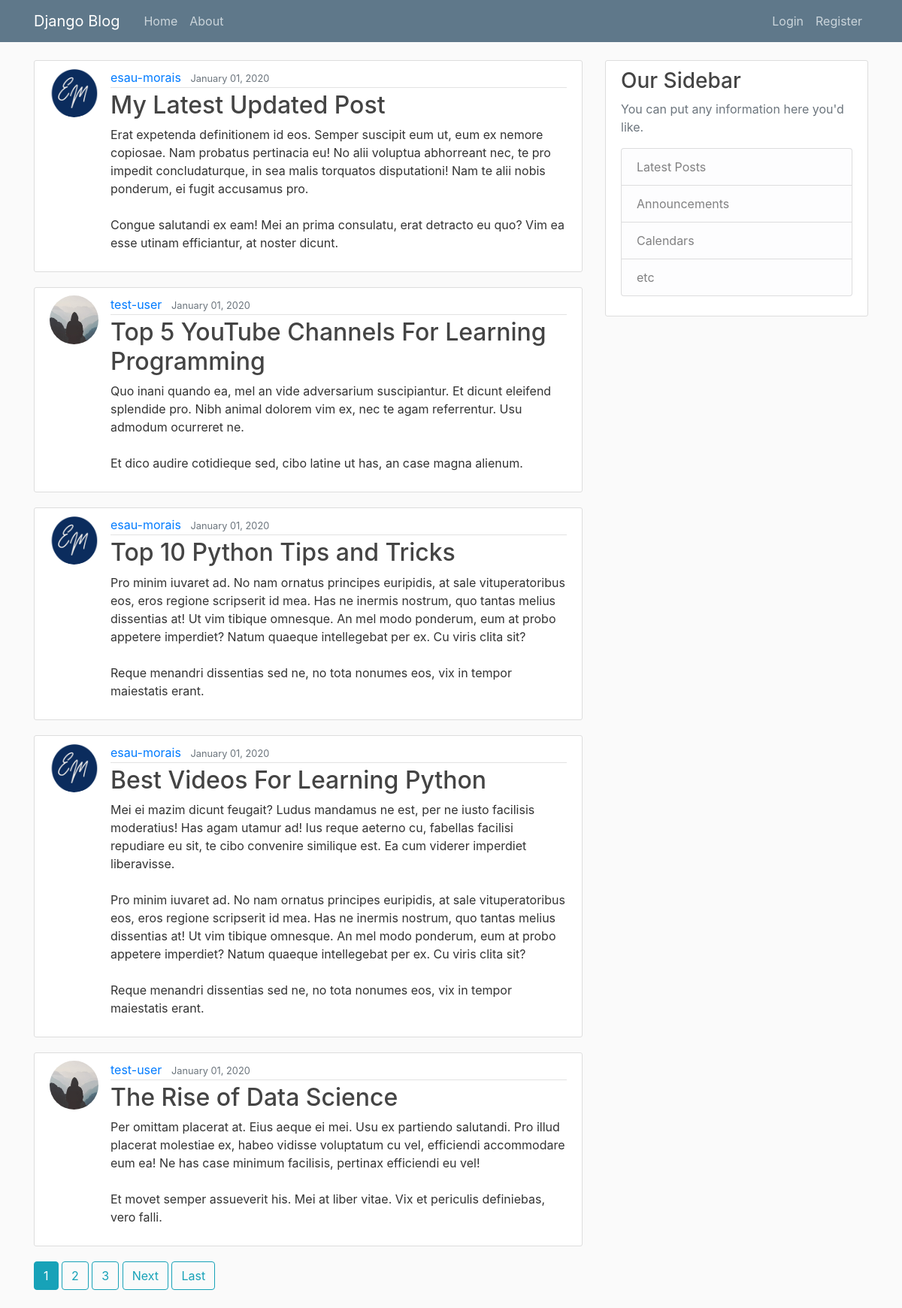
The app's page /, older data.
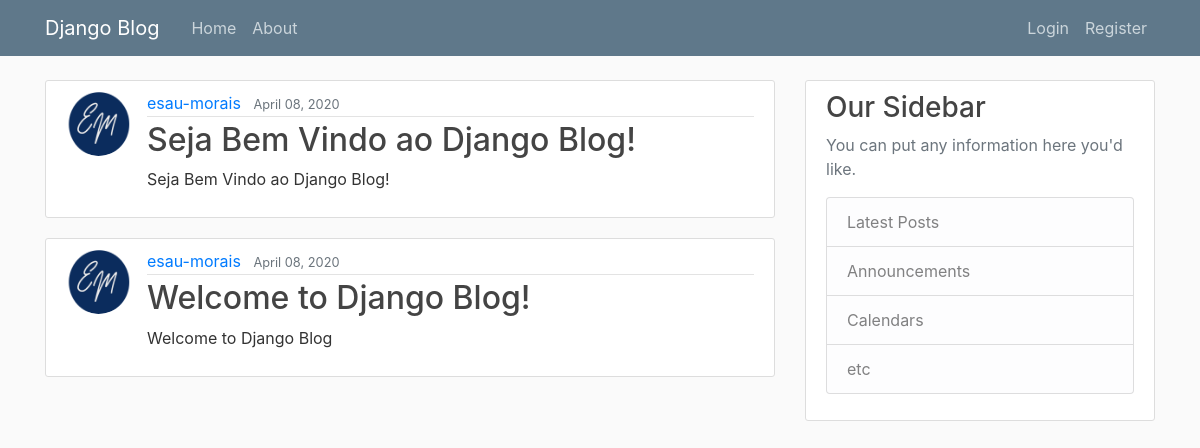
The same page, newer data.
### website/models.py (models this page shows, shortened)
class Post(models.Model):
  title = models.CharField(max_length=100)
  content = models.TextField()
  date_posted = models.DateTimeField(default=timezone.now)
  author = models.ForeignKey(User, on_delete=models.CASCADE)

### users/models.py (models this page shows, shortened)
class Profile(models.Model):
	user = models.OneToOneField(User, on_delete=models.CASCADE)
	image = models.ImageField(default='default.jpg', upload_to='profile_pics')

### website/views.py (the view)
# urls.py: path('', PostListView.as_view(), name='website-home'),
class PostListView(ListView):
    model = Post
    template_name = 'website/home.html'  # <app>/<model>_<viewtype>.html
    context_object_name = 'posts'
    ordering = ['-date_posted']
    paginate_by = 5

### website/templates/website/home.html (shortened to what this page needs)
{% extends 'website/base.html' %}
{% block content %}
	{% for post in posts %}
		<article class="media content-section">
			<img class="rounded-circle article-img" src="{{ post.author.profile.image.url }}" alt="">
		  <div class="media-body">
		    <div class="article-metadata">
		      <a class="mr-2" href="{% url 'user-posts' post.author.username %}">{{ post.author }}</a>
		      <small class="text-muted">{{ post.date_posted|date:'F d, Y' }}</small>
		    </div>
		    <h2><a class="article-title" href="{% url 'post-detail' post.id %}">{{ post.title }}</a></h2>
		    <p class="article-content">{{ post.content }}</p>
		  </div>
		</article>
	{% endfor %}
	{% if is_paginated %}
		{% for num in page_obj.paginator.page_range %}
			{% if page_obj.number == num %}
				<a class="btn btn-info mb-4" href="?page={{ num }}">{{ num }}</a>
			{% elif num > page_obj.number|add:'-3' and num < page_obj.number|add:'3' %}
				<a class="btn btn-outline-info mb-4" href="?page={{ num }}">{{ num }}</a>
			{% endif %}
		{% endfor %}
		{% if page_obj.has_next %}
			<a class="btn btn-outline-info mb-4" href="?page={{ page_obj.next_page_number }}">Next</a>
			<a class="btn btn-outline-info mb-4" href="?page={{ page_obj.paginator.num_pages }}">Last</a>
		{% endif %}
	{% endif %}
{% endblock content %}

### website/templates/website/base.html (shortened to what this page needs)
{% load static %}
<!DOCTYPE html>
	<html lang="en">
		<head>
      <link rel="stylesheet" href="https://stackpath.bootstrapcdn.com/bootstrap/4.3.1/css/bootstrap.min.css">
      <link rel="stylesheet" type="text/css" href="{% static 'website/main.css' %}">
		</head>
		<body>
			<header class="site-header">
			  <nav class="navbar navbar-expand-md navbar-dark bg-steel fixed-top">
			    <div class="container">
			      <a class="navbar-brand mr-4" href="/">Django Blog</a>
			      <div class="collapse navbar-collapse" id="navbarToggle">
			        <div class="navbar-nav mr-auto">
			          <a class="nav-item nav-link" href="{% url 'website-home' %}">Home</a>
			          <a class="nav-item nav-link" href="{% url 'website-about' %}">About</a>
			        </div>
			        <div class="navbar-nav">
			        	{% if user.is_authenticated %}
									<a class="nav-item nav-link" href="{% url 'post-create' %}">New Post</a>
									<a class="nav-item nav-link" href="{% url 'profile' %}">Profile</a>
									<a class="nav-item nav-link" href="{% url 'logout' %}">Logout</a>
								{% else %}
									<a class="nav-item nav-link" href="{% url 'login' %}">Login</a>
			          	<a class="nav-item nav-link" href="{% url 'register' %}">Register</a>
			        	{% endif %}
			        </div>
			      </div>
			    </div>
			  </nav>
			</header>
			<main role="main" class="container">
			  <div class="row">
			    <div class="col-md-8">
			      {% block content %}{% endblock %}
			    </div>
			    <div class="col-md-4">
			      <div class="content-section">
			        <h3>Our Sidebar</h3>
			        <p class='text-muted'>You can put any information here you'd like.
			          <ul class="list-group" style="cursor: default">
			            <li class="list-group-item list-group-item-light">Latest Posts</li>
			            <li class="list-group-item list-group-item-light">Announcements</li>
			            <li class="list-group-item list-group-item-light">Calendars</li>
			            <li class="list-group-item list-group-item-light">etc</li>
			          </ul>
			        </p>
			      </div>
			    </div>
			  </div>
			</main>
		</body>
	</html>

### website/static/website/main.css (style rules this page uses)
body { background: #fafafa; color: #333333; margin-top: 5rem; }
h1, h2, h3, h4, h5, h6 { color: #444444; }
ul { margin: 0; }
.bg-steel { background-color: #5f788a; }
.site-header .navbar-nav .nav-link { color: #cbd5db; }
.content-section { background: #ffffff; padding: 10px 20px; border: 1px solid #dddddd; border-radius: 3px; margin-bottom: 20px; }
.article-title { color: #444444; }
.article-content { white-space: pre-line; }
.article-img { height: 65px; width: 65px; margin-right: 16px; }
.article-metadata { padding-bottom: 1px; margin-bottom: 4px; border-bottom: 1px solid #e3e3e3 }

Row changes from the older to the newer data that the page shows:
removed Post: author.profile.image (picture), author "esau-morais", date_posted "January 01, 2020", title "My Latest Updated Post", content "Erat expetenda definitionem id eos. Semper suscipit eum ut, eum ex nemore copiosae. Nam probatus pertinacia eu! No alii voluptua abhorreant nec, te pro impedit concludaturque, in sea malis torquatos disputationi! Nam te alii nobis ponderum, ei fugit accusamus pro. Congue salutandi ex eam! Mei an prima consulatu, erat detracto eu quo? Vim ea esse utinam efficiantur, at noster dicunt."
removed Post: author.profile.image (placeholder picture), author "test-user", date_posted "January 01, 2020", title "Top 5 YouTube Channels For Learning Programming", content "Quo inani quando ea, mel an vide adversarium suscipiantur. Et dicunt eleifend splendide pro. Nibh animal dolorem vim ex, nec te agam referrentur. Usu admodum ocurreret ne. Et dico audire cotidieque sed, cibo latine ut has, an case magna alienum."
removed Post: author.profile.image (picture), author "esau-morais", date_posted "January 01, 2020", title "Top 10 Python Tips and Tricks", content "Pro minim iuvaret ad. No nam ornatus principes euripidis, at sale vituperatoribus eos, eros regione scripserit id mea. Has ne inermis nostrum, quo tantas melius dissentias at! Ut vim tibique omnesque. An mel modo ponderum, eum at probo appetere imperdiet? Natum quaeque intellegebat per ex. Cu viris clita sit? Reque menandri dissentias sed ne, no tota nonumes eos, vix in tempor maiestatis erant."
removed Post: author.profile.image (picture), author "esau-morais", date_posted "January 01, 2020", title "Best Videos For Learning Python", content "Mei ei mazim dicunt feugait? Ludus mandamus ne est, per ne iusto facilisis moderatius! Has agam utamur ad! Ius reque aeterno cu, fabellas facilisi repudiare eu sit, te cibo convenire similique est. Ea cum viderer imperdiet liberavisse. Pro minim iuvaret ad. No nam ornatus principes euripidis, at sale vituperatoribus eos, eros regione scripserit id mea. Has ne inermis nostrum, quo tantas melius dissentias at! Ut vim tibique omnesque. An mel modo ponderum, eum at probo appetere imperdiet? Natum quaeque intellegebat per ex. Cu viris clita sit? Reque menandri dissentias sed ne, no tota nonumes eos, vix in tempor maiestatis erant."
removed Post: author.profile.image (placeholder picture), author "test-user", date_posted "January 01, 2020", title "The Rise of Data Science", content "Per omittam placerat at. Eius aeque ei mei. Usu ex partiendo salutandi. Pro illud placerat molestiae ex, habeo vidisse voluptatum cu vel, efficiendi accommodare eum ea! Ne has case minimum facilisis, pertinax efficiendi eu vel! Et movet semper assueverit his. Mei at liber vitae. Vix et periculis definiebas, vero falli."
added Post: author.profile.image (picture), author "esau-morais", date_posted "April 08, 2020", title "Seja Bem Vindo ao Django Blog!", content "Seja Bem Vindo ao Django Blog!"
added Post: author.profile.image (picture), author "esau-morais", date_posted "April 08, 2020", title "Welcome to Django Blog!", content "Welcome to Django Blog"
Text that changed along with them:
list line gone: "1"
list line gone: "2"
list line gone: "3"
text no longer shown: "Next Last"
